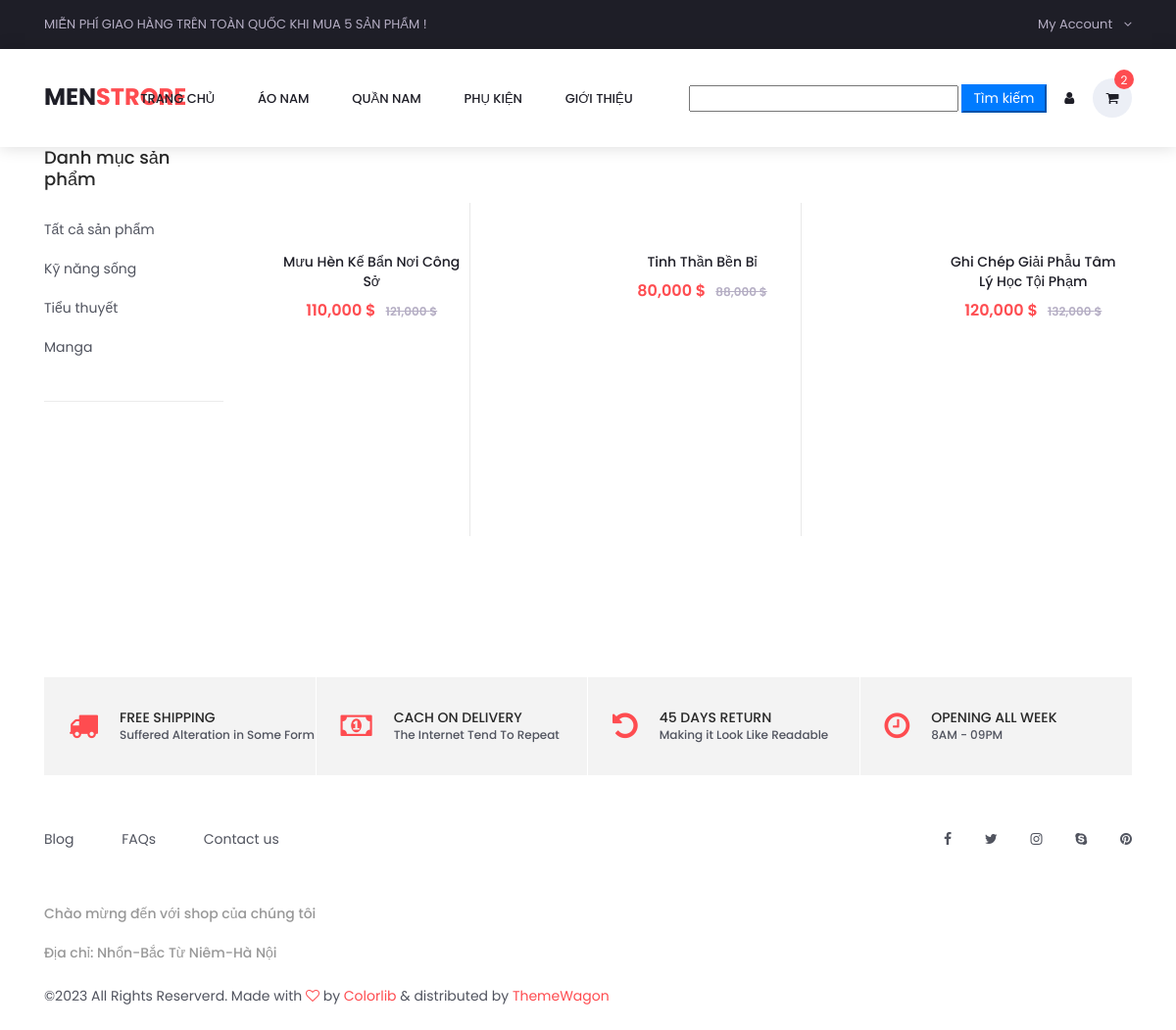
The app's page /index.php?act=categories&iddm=34, older data.
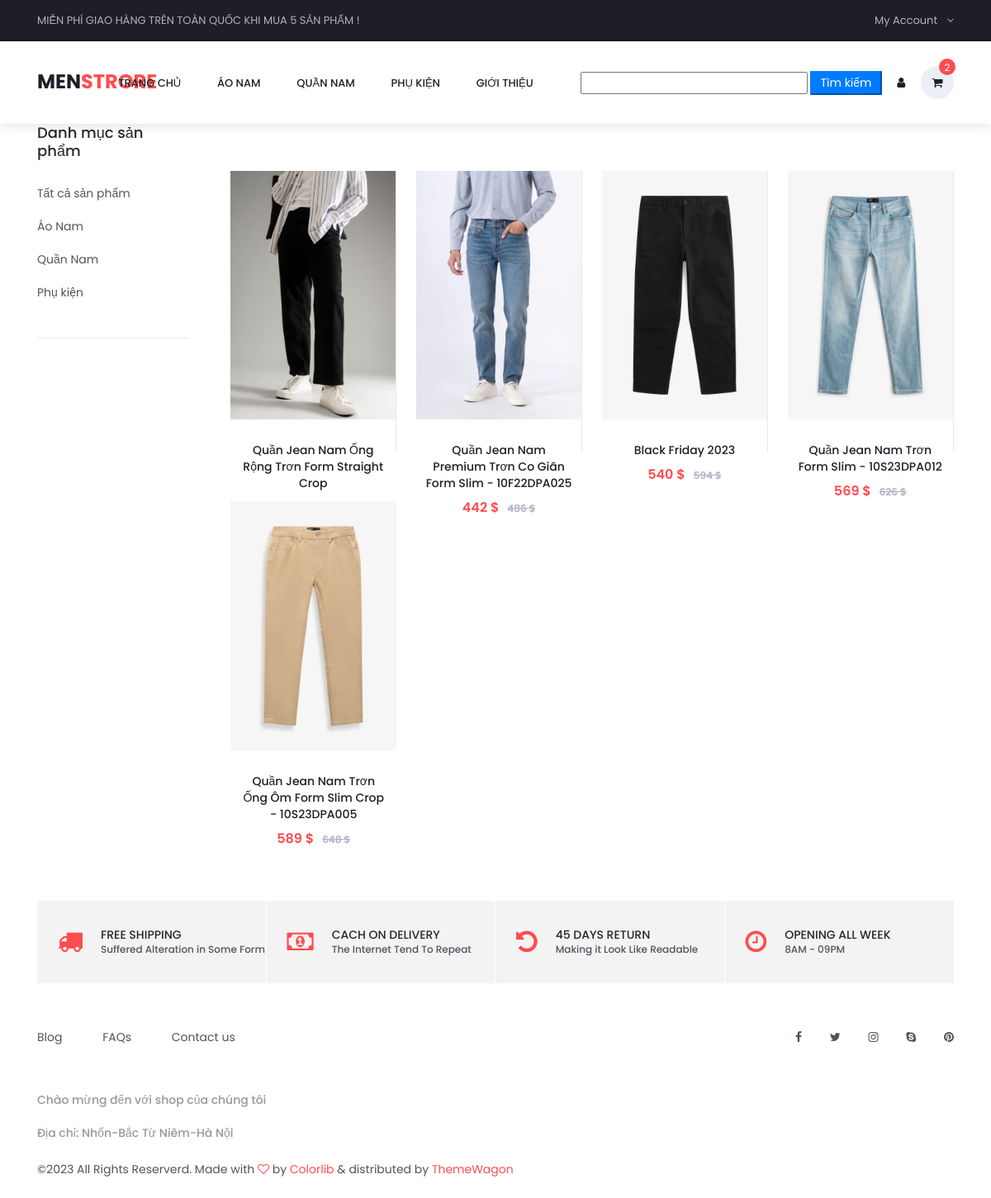
The same page, newer data.
### tables this page shows
CREATE TABLE `danhmuc` (
  `id` int(11) NOT NULL,
  `name` varchar(255) NOT NULL
);

CREATE TABLE `sanpham` (
  `id` int(11) NOT NULL,
  `name` varchar(255) NOT NULL,
  `price` double(10,2) DEFAULT 0.00,
  `img` varchar(255) DEFAULT NULL,
  `mota` text DEFAULT NULL,
  `luotxem` int(11) NOT NULL DEFAULT 0,
  `iddm` int(11) NOT NULL
);

### model/pdo.php (called while the page is built, shortened)
<?php
function pdo_get_connection(){
    $dburl = "mysql:host=localhost;dbname=duan1;charset=utf8";
    $username = 'root';
    $password = '';
    $conn = new PDO($dburl, $username, $password);
    $conn->setAttribute(PDO::ATTR_ERRMODE, PDO::ERRMODE_EXCEPTION);
    return $conn;
}
function pdo_query($sql){
    $sql_args = array_slice(func_get_args(), 1);
    try{
        $conn = pdo_get_connection();
        $stmt = $conn->prepare($sql);
        $stmt->execute($sql_args);
        $rows = $stmt->fetchAll();
        return $rows;
    }
    catch(PDOException $e){
        throw $e;
    }
    finally{
        unset($conn);
    }
}
?>

### model/danhmuc.php (called while the page is built, shortened)
<?php
    function loadall_danhmuc(){
        $sql="select * from danhmuc order by id desc";
        $listdanhmuc=pdo_query($sql);
        return $listdanhmuc;
    }
?>

### model/sanpham.php (called while the page is built, shortened)
<?php
    function loadall_sanpham_trangchu(){
        $sql = "select * from sanpham where 1 order by price desc limit 15 ";
        $listsanpham =pdo_query($sql);
        return $listsanpham;
    }
    function loadall_sanpham($kyw="",$iddm=0){
        $sql="select * from sanpham where 1";
        if($iddm>0){
            $sql.=" and iddm = '".$iddm."'";
        }
        $sql.=" order by id desc";
        $listsanpham=pdo_query($sql);
        return $listsanpham;
    }
?>

### views/categories.php (the view, shortened to what this page needs)
<head>
        <link rel="stylesheet" type="text/css" href="views/styles/categories_responsive.css">
        <link rel="stylesheet" type="text/css" href="views/styles/categories_styles.css">
    </head>
	<div class="container product_section_container" >
		<div class="row">
			<div class="col product_section clearfix">
				<div class="sidebar">
					<div class="sidebar_section">
						<div class="sidebar_title">
							<h5>Danh mục sản phẩm</h5>
						</div>
						<ul class="sidebar_categories">
                            <li><a href="index.php?act=categories&iddm=0">Tất cả sản phẩm</a></li>
                            <?php foreach ($dmsp as $dm) : ?>
                                <li><a href="index.php?act=categories&iddm=<?= $dm['id']?>"><?= $dm['name']?></a></li>
                            <?php endforeach;?>
                        </ul>
					</div>
				</div>
				<div class="main_content">
					<div class="products_iso">
						<div class="row">
							<div class="col">
								<div class="product-grid">
                                    <?php foreach ($dssp as $sp) : ?>
									<div class="product-item women">
										<div class="product product_filter">
											<a href="index.php?act=ctsp&idsp=<?= $sp['id'] ?>" class="product_image">
                                                <img src="views/images/<?= $sp['img'] ?>" alt="">
                                            </a>
											<div class="product_info">
												<h6 class="product_name"><a a href="index.php?act=ctsp&idsp=<?= $sp['id'] ?>"><?= $sp['name'] ?></a></h6>
                                                <div class="product_price"><?= number_format($sp['price']) ?> $<span><?= number_format($sp['price']*110/100) ?> $</span></div>
                                            </div>
										</div>
                                    </div>
                                    <?php endforeach; ?>
                                </div>
							</div>
						</div>
					</div>
				</div>
			</div>
		</div>
	</div>
	<div class="benefit">
		<div class="container">
			<div class="row benefit_row">
				<div class="col-lg-3 benefit_col">
					<div class="benefit_item d-flex flex-row align-items-center">
						<div class="benefit_icon"><i class="fa fa-truck" aria-hidden="true"></i></div>
						<div class="benefit_content">
							<h6>free shipping</h6>
							<p>Suffered Alteration in Some Form</p>
						</div>
					</div>
				</div>
				<div class="col-lg-3 benefit_col">
					<div class="benefit_item d-flex flex-row align-items-center">
						<div class="benefit_icon"><i class="fa fa-money" aria-hidden="true"></i></div>
						<div class="benefit_content">
							<h6>cach on delivery</h6>
							<p>The Internet Tend To Repeat</p>
						</div>
					</div>
				</div>
				<div class="col-lg-3 benefit_col">
					<div class="benefit_item d-flex flex-row align-items-center">
						<div class="benefit_icon"><i class="fa fa-undo" aria-hidden="true"></i></div>
						<div class="benefit_content">
							<h6>45 days return</h6>
							<p>Making it Look Like Readable</p>
						</div>
					</div>
				</div>
				<div class="col-lg-3 benefit_col">
					<div class="benefit_item d-flex flex-row align-items-center">
						<div class="benefit_icon"><i class="fa fa-clock-o" aria-hidden="true"></i></div>
						<div class="benefit_content">
							<h6>opening all week</h6>
							<p>8AM - 09PM</p>
						</div>
					</div>
				</div>
			</div>
		</div>
	</div>

### views/header.php (shortened to what this page needs)
<!DOCTYPE html>
<html lang="en">
<head>
    <link rel="stylesheet" type="text/css" href="./views/styles/bootstrap4/bootstrap.min.css">
    <link href="./views/plugins/font-awesome-4.7.0/css/font-awesome.min.css" rel="stylesheet" type="text/css">
    <link rel="stylesheet" type="text/css" href="./views/plugins/OwlCarousel2-2.2.1/owl.carousel.css">
    <link rel="stylesheet" type="text/css" href="./views/plugins/OwlCarousel2-2.2.1/owl.theme.default.css">
    <link rel="stylesheet" type="text/css" href="./views/plugins/OwlCarousel2-2.2.1/animate.css">
    <link rel="stylesheet" type="text/css" href="./views/styles/main_styles.css">
    <link rel="stylesheet" type="text/css" href="./views/styles/responsive.css">
    <link rel="stylesheet" href="https://maxcdn.bootstrapcdn.com/font-awesome/4.7.0/css/font-awesome.min.css" />
</head>
<body>
    <div class="super_container">
        <header class="header trans_300">
            <div class="top_nav">
                <div class="container">
                    <div class="row">
                        <div class="col-md-6">
                            <div class="top_nav_left">MIỄN PHÍ GIAO HÀNG TRÊN TOÀN QUỐC KHI MUA 5 SẢN PHẨM !</div>
                        </div>
                        <div class="col-md-6 text-right">
                            <div class="top_nav_right">
                                <ul class="top_nav_menu">
                                    <li class="account">
                                        <a href="#">
                                            My Account
                                            <i class="fa fa-angle-down"></i>
                                        </a>
                                    </li>
                                </ul>
                            </div>
                        </div>
                    </div>
                </div>
            </div>
            <div class="main_nav_container">
                <div class="container">
                    <div class="row">
                        <div class="col-lg-12 text-right">
                            <div class="logo_container">
                                <a href="#">Men<span>Strore</span></a>
                            </div>
                            <nav class="navbar">
                                <ul class="navbar_menu">
                                    <li><a href="index.php">Trang chủ</a></li>
                                    <li><a href="#">Áo Nam</a></li>
                                    <li><a href="#">Quần Nam</a></li>
                                    <li><a href="#">Phụ Kiện</a></li>
                                    <li><a href="#">Giới thiệu</a></li>
                                </ul>
                                <ul class="navbar_user">
                                    <li>
                                    <form action="index.php?act=categories.php" method="post">
                                        <input type="text" name="kyw">
                                        <input style="padding:1px 10px" class="btn-primary" type="submit" name="timkiem" value="Tìm kiếm">
                                    </form></li>
                                    <li><a href="#"><i class="fa fa-user" aria-hidden="true"></i></a></li>
                                    <li class="checkout">
                                        <a href="#">
                                            <i class="fa fa-shopping-cart" aria-hidden="true"></i>
                                            <span id="checkout_items" class="checkout_items">2</span>
                                        </a>
                                    </li>
                                </ul>
                            </nav>
                        </div>
                    </div>
                </div>
            </div>
        </header>

### index.php (shortened to what this page needs)
<?php
    include "./model/pdo.php";
    include "./model/sanpham.php";
    include "./model/danhmuc.php";
    include "./views/header.php";
    $spnew = loadall_sanpham_trangchu();
    $dmsp = loadall_danhmuc();
    if((isset($_GET['act'])) && ($_GET['act']!="")){
        $act = $_GET['act'];
        switch($act){
            case 'categories':
                if((isset($_POST['kyw'])) && ($_POST['kyw']!="")) {
                    $kyw = $_POST['kyw'];
                }else{
                    $kyw = "";
                }
                if((isset($_GET['iddm'])) && ($_GET['iddm']>0)){
                    $iddm = $_GET['iddm'];
                }else if((isset($_GET['iddm'])) && ($_GET['iddm']==0)){
                    $iddm = $_GET['iddm'];
                    $dssp = loadall_sanpham($kyw= "",$iddm=0);
                    include "./views/categories.php";
                }else{
                    $iddm = 0;
                }
                $dssp = loadall_sanpham($kyw,$iddm);
                include "./views/categories.php";
                break;
        }
    }else{
        include "./views/home.php";
    }
    include "./views/footer.php";
?>

### views/footer.php (shortened to what this page needs)
<footer class="footer">
		<div class="container">
			<div class="row">
				<div class="col-lg-6">
					<div class="footer_nav_container d-flex flex-sm-row flex-column align-items-center justify-content-lg-start justify-content-center text-center">
						<ul class="footer_nav">
							<li><a href="#">Blog</a></li>
							<li><a href="#">FAQs</a></li>
							<li><a href="contact.html">Contact us</a></li>
						</ul>
					</div>
				</div>
				<div class="col-lg-6">
					<div class="footer_social d-flex flex-row align-items-center justify-content-lg-end justify-content-center">
						<ul>
							<li><a href="#"><i class="fa fa-facebook" aria-hidden="true"></i></a></li>
							<li><a href="#"><i class="fa fa-twitter" aria-hidden="true"></i></a></li>
							<li><a href="#"><i class="fa fa-instagram" aria-hidden="true"></i></a></li>
							<li><a href="#"><i class="fa fa-skype" aria-hidden="true"></i></a></li>
							<li><a href="#"><i class="fa fa-pinterest" aria-hidden="true"></i></a></li>
						</ul>
					</div>
				</div>
			</div>
			<div class="row">
				<div class="col-lg-12">
					<div class="footer_nav_container">
						<p>Chào mừng đến với shop của chúng tôi</p>
						<p>Địa chỉ: Nhổn-Bắc Từ Niêm-Hà Nội</p>
						<div class="cr">©2023 All Rights Reserverd. Made with <i class="fa fa-heart-o" aria-hidden="true"></i> by <a href="#">Colorlib</a> &amp; distributed by <a href="https://themewagon.com">ThemeWagon</a></div>
					</div>
				</div>
			</div>
		</div>
	</footer>
</div>
</body>
</html>

### views/categories.php (style rules this page uses)
.product-grid { display: flex; flex-wrap: wrap; justify-content: space-between; padding-bottom: 10px; }
.product-item { width: 23%; margin-bottom: 20px; box-sizing: border-box; }

Row changes from the older to the newer data that the page shows:
removed danhmuc: name "Manga"
removed sanpham: name "Mưu Hèn Kế Bẩn Nơi Công Sở", price "110,000", $sp['price']*110/100 "121,000"
removed sanpham: name "Tinh Thần Bền Bỉ", price "80,000", $sp['price']*110/100 "88,000"
removed sanpham: name "Ghi Chép Giải Phẫu Tâm Lý Học Tội Phạm", price "120,000", $sp['price']*110/100 "132,000"
added danhmuc: name "Áo Nam"
changed danhmuc: name "Kỹ năng sống" → "Quần Nam"
changed danhmuc: name "Tiểu thuyết" → "Phụ kiện"
added sanpham: img (picture), name "Quần Jean Nam Ống Rộng Trơn Form Straight Crop"
added sanpham: img (picture), name "Quần Jean Nam Premium Trơn Co Giãn Form Slim - 10F22DPA025", price "442", $sp['price']*110/100 "486"
added sanpham: img (picture), name "Black Friday 2023", price "540", $sp['price']*110/100 "594"
added sanpham: img (picture), name "Quần Jean Nam Trơn Form Slim - 10S23DPA012", price "569", $sp['price']*110/100 "626"
added sanpham: img (picture), name "Quần Jean Nam Trơn Ống Ôm Form Slim Crop - 10S23DPA005", price "589", $sp['price']*110/100 "648"
